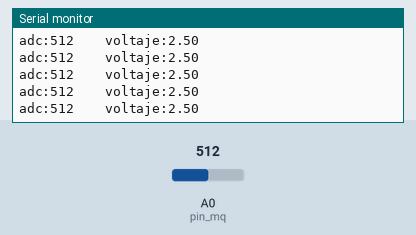
This sketch was run on a simulated Arduino Uno, built with avr-gcc and run on an emulated ATmega328P. Shown: the last lines printed to the serial monitor. The test bench sets the inputs (shaded band); at power-on: A0 (pin_mq) = 512.

Above: at 1.2 s.
1.3 s: A0 (pin_mq) set to 716
At 1.42 s:
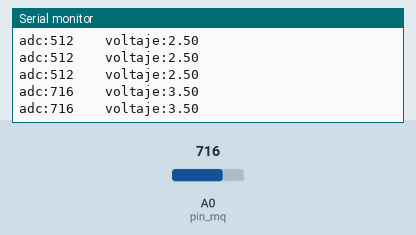
2.8 s: A0 (pin_mq) set to 900
At 2.83 s:
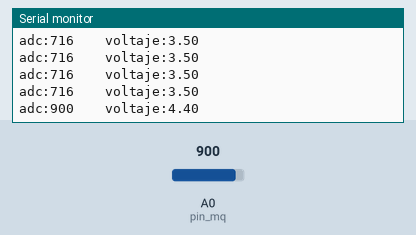
Timing chart, 0 to 5.8 s (numbered marks = the images above; inputs shaded):
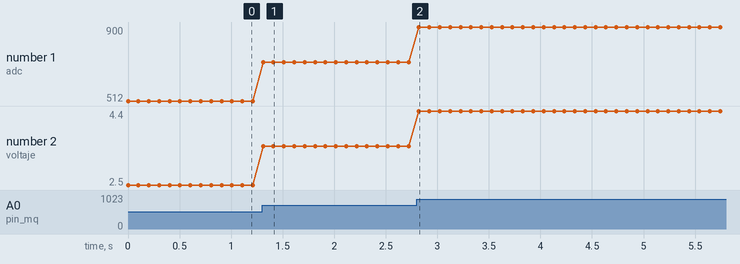

The sketch:

AnalogSensor.ino
```cpp
/****************************************************************************************
 Analog Sensor

  Para realizar lecturas por el pin analógico de un sensor MQ

 Conexiones:
  -----------------------
  Sen.MQ -> Arduino
  -----------------------
  VCC    -> 5V
  DOUT   -> NC
  AOUT   -> A0
  GND    -> GND
  ---------------
  * Puede cambiar la conexión a otro pin analógico del arduino modificando la variable que define el pin

 Ejemplo desarrollado por Naylamp Mechatronics

 Última modificación el 29/08/2020

 Más información en:
   -https://naylampmechatronics.com/blog/42_Tutorial-sensores-de-gas-MQ2-MQ3-MQ7-y-MQ13.html
   -https://github.com/naylampmechatronics/Ejemplos_sensorMQ

**************************************************************************************************/
int pin_mq = A0;

void setup() {
  Serial.begin(9600);
}

void loop() {

  int adc_MQ = analogRead(pin_mq); //Lemos la salida analógica del MQ
  float voltaje = adc_MQ * (5.0 / 1023.0); //Convertimos la lectura en un valor de voltaje

  Serial.print("adc:");
  Serial.print(adc_MQ);
  Serial.print("    voltaje:");
  Serial.println(voltaje);
  delay(100);
}
```

Measured:
- after the input at 1.3 s, the serial monitor: prints a new line at once (image 1)
- after the input at 2.8 s, the serial monitor: prints a new line at once (image 2)
- plotted number 1: 512 → 716 after the input at 1.3 s, 716 → 900 after the input at 2.8 s
- plotted number 2: 2.5 → 3.5 after the input at 1.3 s, 3.5 → 4 after the input at 2.8 s
